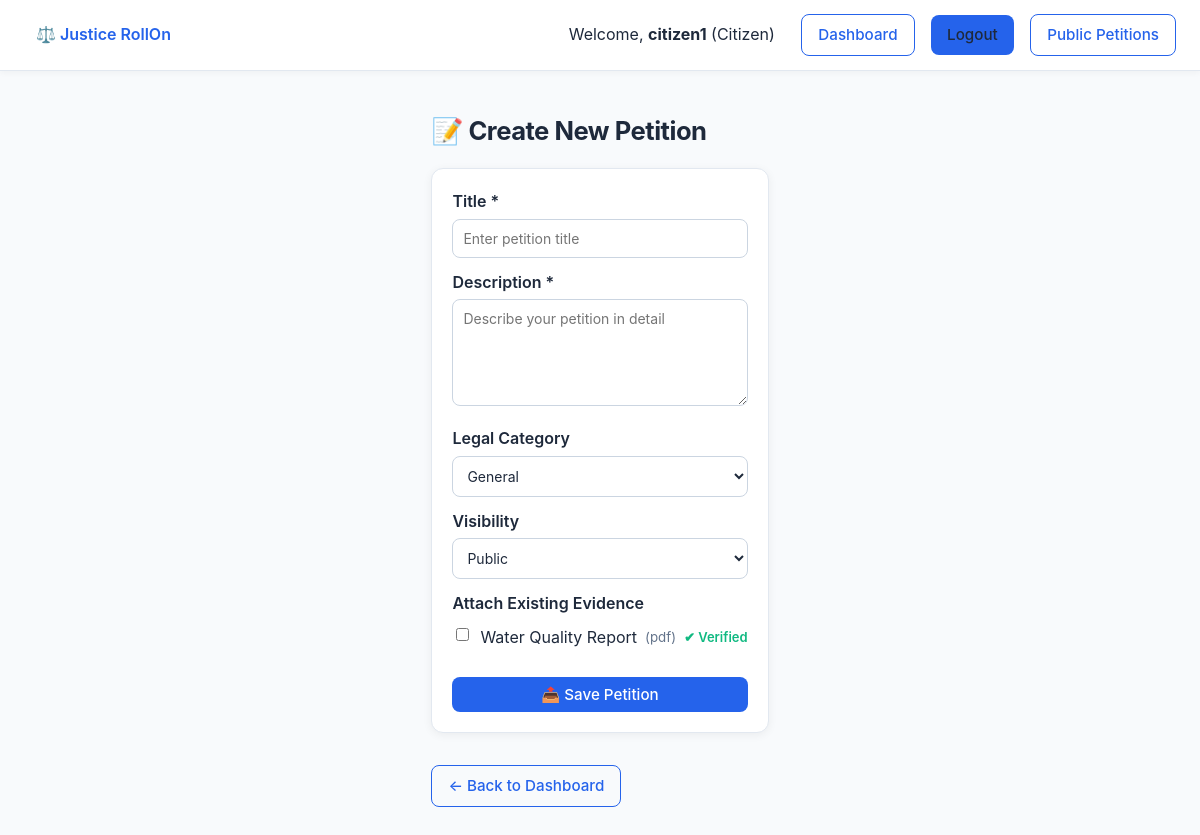
The app's page /petitions/create/ (signed in) with its own data.
### core/models.py (models this page shows, shortened)
class User(AbstractUser):
    ROLE_CHOICES = (
        ("admin", "Admin"),
        ("lawyer", "Lawyer"),
        ("citizen", "Citizen"),
    )
    role = models.CharField(
        max_length=20,
        choices=ROLE_CHOICES,
        default="citizen",
        help_text="User role determining permissions and available features.",
    )

class Evidence(models.Model):
    FILE_TYPES = (
        ("image", "Image"),
        ("pdf", "PDF"),
        ("video", "Video"),
        ("doc", "Document"),
        ("other", "Other"),
    )
    VERIFICATION_STATUS = (
        ("pending", "Pending"),
        ("verified", "Verified"),
        ("rejected", "Rejected"),
    )
    uploader = models.ForeignKey(
        User,
        on_delete=models.CASCADE,
        related_name="evidences",
        help_text="The user who uploaded this evidence.",
    )
    file = models.FileField(
        upload_to="evidence/",
        help_text="The actual uploaded file (stored in MEDIA_ROOT/evidence/).",
    )
    title = models.CharField(max_length=255, help_text="Descriptive title of the evidence.")
    file_type = models.CharField(
        max_length=20,
        choices=FILE_TYPES,
        default="other",
        help_text="Type of file for filtering and display purposes.",
    )
    uploaded_at = models.DateTimeField(auto_now_add=True)
    size_bytes = models.PositiveIntegerField(
        null=True,
        blank=True,
        help_text="File size in bytes (automatically populated on save).",
    )
    case_tag = models.CharField(
        max_length=128,
        blank=True,
        help_text="Optional tag to group evidence by case or topic.",
    )
    verification_status = models.CharField(
        max_length=20,
        choices=VERIFICATION_STATUS,
        default="pending",
        help_text="Moderation status: pending review, verified, or rejected.",
    )
    rule_violation = models.CharField(
        max_length=255,
        blank=True,
        help_text="Description of any platform rule violation (if rejected).",
    )
    party_involved = models.CharField(
        max_length=255,
        blank=True,
        help_text="Names or entities involved in the evidence.",
    )
    harm = models.TextField(
        blank=True,
        help_text="Description of harm caused or alleged (for sensitive content review).",
    )
    def save(self, *args, **kwargs):
        """Automatically populate file size on save if file is attached."""
        if self.file:
            try:
                self.size_bytes = self.file.size
            except Exception:
                pass
        super().save(*args, **kwargs)
    class Meta:
        ordering = ["-uploaded_at"]
        verbose_name_plural = "Evidence"

### core/views.py (the view, shortened to what this page needs)
# urls.py: path("petitions/create/", views.petition_create, name="petition_create"),
@login_required
@csrf_exempt  # Only if form uses AJAX/multipart; consider removing if not needed
def petition_create(request):
    if request.user.role != "citizen":
        messages.warning(request, "Only citizens can create petitions.")
        return redirect("dashboard2")
    user_evidences = Evidence.objects.filter(uploader=request.user)
    categories = [
        "General",
        "Legal Rights",
        "Public Welfare",
        "Environmental",
        "Policy Reform",
    ]
    return render(
        request,
        "petition_create.html",
        {"evidences": user_evidences, "categories": categories},
    )

### core/templates/petition_create.html (shortened to what this page needs)
{% extends "base.html" %}
{% block content %}
<h2 style="margin-bottom: 16px;">📝 Create New Petition</h2>
<form method="POST" class="card" style="padding: 20px; max-width: 650px;">
  <label class="form-label">Title *</label>
  <input type="text" name="title" required
         placeholder="Enter petition title"
         style="width:100%;padding:10px;margin-bottom:12px;border-radius:8px;border:1px solid #CBD5E1;">
  <label class="form-label">Description *</label>
  <textarea name="description" rows="5" required
            placeholder="Describe your petition in detail"
            style="width:100%;padding:10px;margin-bottom:12px;border-radius:8px;border:1px solid #CBD5E1;"></textarea>
  <label class="form-label">Legal Category</label>
  <select name="category"
          style="width:100%;padding:10px;margin-bottom:12px;border-radius:8px;border:1px solid #CBD5E1;">
    {% for cat in categories %}
      <option value="{{ cat }}">{{ cat }}</option>
    {% endfor %}
  </select>
  <label class="form-label">Visibility</label>
  <select name="visibility"
          style="width:100%;padding:10px;margin-bottom:12px;border-radius:8px;border:1px solid #CBD5E1;">
    <option value="public">Public</option>
  </select>
  <label class="form-label">Attach Existing Evidence</label>
  {% if evidences %}
    <div style="margin:8px 0 16px 0;">
      {% for e in evidences %}
        <label style="display:flex;align-items:center;margin-bottom:6px;gap:8px;">
          <input type="checkbox" name="evidences" value="{{ e.id }}">
          <span>{{ e.title }}</span>
          <small style="color:#64748B;">({{ e.file_type }})</small>
          {% if e.verification_status == "verified" %}
            <span style="color:var(--success);font-size:13px;font-weight:600;">✔ Verified</span>
          {% else %}
            <span style="color:var(--warning);font-size:13px;">Pending</span>
          {% endif %}
        </label>
      {% endfor %}
    </div>
  {% else %}
    <div style="color:#64748B;margin-bottom:12px;">No evidences uploaded yet. <a href="{% url 'evidence_list' %}">Upload here</a>.</div>
  {% endif %}
  <button type="submit" class="btn" style="width:100%;margin-top:10px;">📤 Save Petition</button>
</form>
<a href="{% url 'dashboard2' %}" class="btn outline" style="margin-top:16px;display:inline-block;">
  ← Back to Dashboard
</a>
{% endblock %}

### core/templates/base.html (shortened to what this page needs)
<!DOCTYPE html>
<html lang="en">
{% load static %}
  <head>
    <link rel="stylesheet" href="{% static 'core/css/style.css' %}" />
  </head>
  <body>
    <div class="topnav">
      <div>
        <a href="{% url 'home' %}"
          style="font-weight: 600; color: var(--primary); text-decoration: none;">
          ⚖️ Justice RollOn
        </a>
      </div>
      <div>
        {% if user.is_authenticated %}
          <span style="margin-right: 10px">
            Welcome, <strong>{{ user.username }}</strong> ({{ user.role|title }})
          </span>
          <a class="btn outline" href="{% url 'dashboard2' %}">Dashboard</a>
          <a class="btn" href="{% url 'logout' %}">Logout</a>
        {% else %}
          <a class="btn outline" href="{% url 'login' %}">Login</a>
          <a class="btn" href="{% url 'register' %}">Register</a>
        {% endif %}
        <a class="btn outline" href="{% url 'justice_index' %}">Public Petitions</a>
      </div>
    </div>
    <div class="container">{% block content %}{% endblock %}</div>
  </body>
</html>

### core/static/core/css/style.css (style rules this page uses)
:root { --ink: #1e293b; --bg: #f8fafc; --primary: #2563eb; --primary-light: #3b82f6; --success: #10b981; --warning: #f59e0b; --danger: #dc2626; --muted: #64748b; --card-radius: 12px; --shadow: 0 2px 10px rgba(0, 0, 0, 0.06); --shadow-hover: 0 4px 16px rgba(0, 0, 0, 0.08); }
* { box-sizing: border-box; font-family: "Inter", "Segoe UI", Roboto, sans-serif; transition: all 0.15s ease-in-out; }
body { background: var(--bg); color: var(--ink); margin: 0; padding: 0; line-height: 1.6; min-height: 100vh; display: flex; flex-direction: column; }
.topnav { display: flex; justify-content: space-between; align-items: center; padding: 14px 24px; background: #ffffff; border-bottom: 1px solid #e2e8f0; box-shadow: 0 2px 6px rgba(0, 0, 0, 0.04); position: sticky; top: 0; z-index: 10; }
.topnav a { text-decoration: none; color: var(--ink); font-weight: 500; margin-left: 12px; }
.container { max-width: 980px; margin: 40px auto; padding: 0 16px; }
.card { background: #ffffff; border-radius: var(--card-radius); padding: 20px 24px; box-shadow: var(--shadow); margin-bottom: 16px; border: 1px solid #e2e8f0; }
h1, h2, h3 { color: var(--ink); font-weight: 700; letter-spacing: -0.5px; margin-top: 0; }
h2 { font-size: 1.6rem; }
.btn { display: inline-block; background: var(--primary); color: #ffffff; padding: 8px 16px; border-radius: 8px; border: none; text-decoration: none; font-weight: 500; cursor: pointer; font-size: 0.95rem; }
.btn.outline { background: transparent; color: var(--primary); border: 1px solid var(--primary); }
input[type="text"], input[type="password"], textarea, select { width: 100%; padding: 10px 12px; border-radius: 8px; border: 1px solid #cbd5e1; font-size: 15px; background-color: #ffffff; color: var(--ink); outline: none; }
.card input, .card textarea, .card select { width: max-content; padding: 8px; margin-bottom: 10px; border: 1px solid #CBD5E1; border-radius: 8px; font-size: 14px; }
.card button.btn { cursor: pointer; border: none; }
.form-label { font-weight: 600; display: block; margin-bottom: 4px; color: var(--ink); }
input[type="checkbox"] { accent-color: var(--primary); }

### records on screen
User: username "citizen1", role "Citizen"
Evidence: title "Water Quality Report", file_type "pdf", verification_status "✔ Verified"

### other values on screen
form field category "General"
